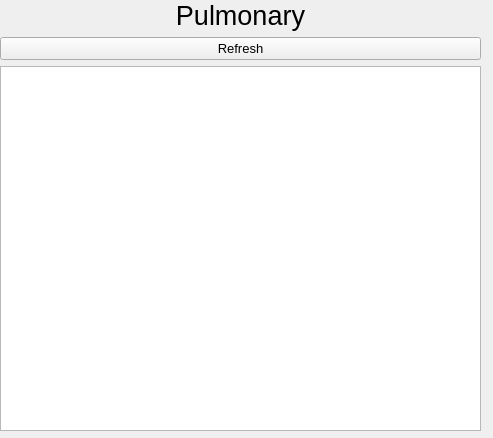
<?xml version="1.0" encoding="UTF-8"?>
<ui version="4.0">
 <class>Form</class>
 <widget class="QWidget" name="Form">
  <property name="geometry">
   <rect>
    <x>0</x>
    <y>0</y>
    <width>493</width>
    <height>438</height>
   </rect>
  </property>
  <property name="font">
   <font>
    <pointsize>9</pointsize>
   </font>
  </property>
  <property name="windowTitle">
   <string>Form</string>
  </property>
  <widget class="QWidget" name="verticalLayoutWidget">
   <property name="geometry">
    <rect>
     <x>0</x>
     <y>0</y>
     <width>481</width>
     <height>431</height>
    </rect>
   </property>
   <layout class="QVBoxLayout" name="verticalLayout">
    <property name="sizeConstraint">
     <enum>QLayout::SetMinimumSize</enum>
    </property>
    <item>
     <widget class="QLabel" name="label">
      <property name="font">
       <font>
        <pointsize>20</pointsize>
       </font>
      </property>
      <property name="text">
       <string>Pulmonary</string>
      </property>
      <property name="alignment">
       <set>Qt::AlignCenter</set>
      </property>
     </widget>
    </item>
    <item>
     <widget class="QPushButton" name="refresh_button">
      <property name="font">
       <font>
        <pointsize>10</pointsize>
       </font>
      </property>
      <property name="text">
       <string>Refresh</string>
      </property>
     </widget>
    </item>
    <item>
     <widget class="QListWidget" name="listWidget">
      <property name="font">
       <font>
        <pointsize>9</pointsize>
       </font>
      </property>
     </widget>
    </item>
   </layout>
  </widget>
 </widget>
 <resources/>
 <connections/>
</ui>
